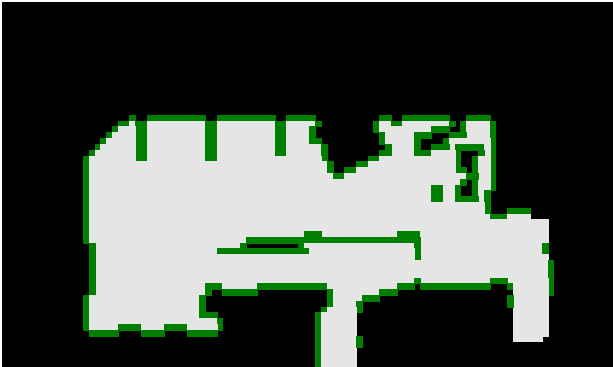
#> input picture mapLittle.png, 613 x 367 px
$ python car_parking_OpenCV_Controler-Save-16-05-25.py
#> lines starting #> are read from the running program, lines starting #| are printed output that depends on the picture; after the words box and inside, x2 and y2 are one past the last pixel; in counts of white or black regions, pixels touching at a corner belong together
### dubins_path_planner.py
import math

def angle_mod(theta):
    return (theta + math.pi) % (2 * math.pi) - math.pi

def dubins_LSL(alpha, beta, d):
    tmp0 = d + math.sin(alpha) - math.sin(beta)
    tmp1 = math.cos(beta) - math.cos(alpha)
    p_squared = tmp0 * tmp0 + tmp1 * tmp1
    if p_squared < 0:
        return None
    t = angle_mod(math.atan2(tmp1, tmp0) - alpha)
    p = math.sqrt(p_squared)
    q = angle_mod(beta - math.atan2(tmp1, tmp0))
    return t, p, q

def dubins_RSR(alpha, beta, d):
    tmp0 = d - math.sin(alpha) + math.sin(beta)
    tmp1 = math.cos(alpha) - math.cos(beta)
    p_squared = tmp0 * tmp0 + tmp1 * tmp1
    if p_squared < 0:
        return None
    t = angle_mod(alpha - math.atan2(tmp1, tmp0))
    p = math.sqrt(p_squared)
    q = angle_mod(-beta + math.atan2(tmp1, tmp0))
    return t, p, q

def dubins_LSR(alpha, beta, d):
    tmp0 = d - math.sin(alpha) - math.sin(beta)
    tmp2 = 2 + d*d - 2*math.cos(alpha - beta) + 2*d*(math.sin(alpha) + math.sin(beta))
    if tmp2 < 0:
        return None
    p = math.sqrt(tmp2)
    tmp1 = math.atan2(-math.cos(alpha) - math.cos(beta), tmp0) - math.atan2(-2.0, p)
    t = angle_mod(tmp1 - alpha)
    q = angle_mod(tmp1 - angle_mod(beta))
    return t, p, q

def dubins_RSL(alpha, beta, d):
    tmp0 = d + math.sin(alpha) + math.sin(beta)
    tmp2 = 2 + d*d - 2*math.cos(alpha - beta) + 2*d*(-math.sin(alpha) - math.sin(beta))
    if tmp2 < 0:
        return None
    p = math.sqrt(tmp2)
    tmp1 = math.atan2(math.cos(alpha) + math.cos(beta), tmp0) - math.atan2(2.0, p)
    t = angle_mod(alpha - tmp1)
    q = angle_mod(beta - tmp1)
    return t, p, q

def dubins_RLR(alpha, beta, d):
    tmp0 = (6. - d*d + 2*math.cos(alpha - beta) + 2*d*(math.sin(alpha) - math.sin(beta))) / 8.
    if abs(tmp0) > 1:
        return None
    p = angle_mod(2*math.pi - math.acos(tmp0))
    t = angle_mod(alpha - math.atan2(math.cos(alpha) - math.cos(beta), d - math.sin(alpha) + math.sin(beta)) + p/2.)
    q = angle_mod(alpha - beta - t + p)
    return t, p, q

def dubins_LRL(alpha, beta, d):
    tmp0 = (6. - d*d + 2*math.cos(alpha - beta) + 2*d*(-math.sin(alpha) + math.sin(beta))) / 8.
    if abs(tmp0) > 1:
        return None
    p = angle_mod(2*math.pi - math.acos(tmp0))
    t = angle_mod(-alpha - math.atan2(math.cos(alpha) - math.cos(beta), d + math.sin(alpha) - math.sin(beta)) + p/2.)
    q = angle_mod(beta - alpha - t + p)
    return t, p, q

def dubins_path_planner(q0, q1, radius):
    """
    q0, q1: [x, y, yaw] initial and goal poses
    radius: turning radius
    Returns:
        px, py, pyaw: empty lists (trajectory points can be added later)
        path_type: string
        lengths: list of segment lengths [t, p, q] scaled by radius
    """
    x0, y0, yaw0 = q0
    x1, y1, yaw1 = q1

    dx = x1 - x0
    dy = y1 - y0
    D = math.hypot(dx, dy)
    d = D / radius

    theta = angle_mod(math.atan2(dy, dx))
    alpha = angle_mod(yaw0 - theta)
    beta = angle_mod(yaw1 - theta)

    # Try all path types
    paths = []

    LSL = dubins_LSL(alpha, beta, d)
    if LSL is not None:
        paths.append(('LSL', LSL))

    RSR = dubins_RSR(alpha, beta, d)
    if RSR is not None:
        paths.append(('RSR', RSR))

    LSR = dubins_LSR(alpha, beta, d)
    if LSR is not None:
        paths.append(('LSR', LSR))

    RSL = dubins_RSL(alpha, beta, d)
    if RSL is not None:
        paths.append(('RSL', RSL))

    RLR = dubins_RLR(alpha, beta, d)
    if RLR is not None:
        paths.append(('RLR', RLR))

    LRL = dubins_LRL(alpha, beta, d)
    if LRL is not None:
        paths.append(('LRL', LRL))

    if not paths:
        raise RuntimeError("No Dubins path found")

    # Find minimal path length sum(t + p + q)
    best_path = min(paths, key=lambda x: sum(abs(seg) for seg in x[1]))
    path_type, (t, p, q) = best_path

    lengths = [abs(t)*radius, abs(p)*radius, abs(q)*radius]

    # px, py, pyaw can be generated here if needed
    px, py, pyaw = [], [], []

    return px, py, pyaw, path_type, lengths

### car_parking_OpenCV_Controler-Save-16-05-25.py
import cv2
import numpy as np
import math
import time
import heapq

"""
                A faire

> Vérifier comment fonctionnent prepare_obstacle_distance_map() et check_circular_collision_distance_2_circles()
    > Comprendre ce qu'est dist_map, dist_transform
        h, w = dist_map.shape # pas besoin de mettre le [:2]
> Améliorer la fonction de coût du A*, il faut prendre en compte theta
> Regarder si on ne peut pas définir qu'une seule fois les centre_x, radius ...


> Bien regarder comment fonctionne le Hybrid A* (notamment les continue)
"""


# Choix du mode :
# True : Mode de contrôle de la voiture avec les touches du clavier
# False : Mode car parking avec graphs
Control_Mode = True

# Paramètres de la voiture
Car_length = 20  # en pixels
Car_width = 10   # en pixels
L_essieux = 18   # distance entre les essieux (pixels)

# Exemple 1
#start = 150, 200, 0
#goal = 250, 150, np.pi/2

# Exemple 2
#start = 150, 300, np.pi/2
#goal = 250, 200, 0

# Exemple 3
start = 180, 140, -np.pi/2
goal = 250, 150, np.pi/2

# Exemple 4 : Créneau
start = 225, 170, 0
goal = 180, 150, 0

# Position initiale de la voiture
x = 180
y = 150
theta_deg = 0  # angle en degrés (0 = vers la droite)
theta = theta_deg*2*np.pi/360 # angle en radian

radius = int(math.hypot(Car_length, Car_width) / 2) + 2

# Compute circles

center_x = int(x + (Car_length / 4) * math.cos(theta))
center_y = int(y - (Car_width / 4) * math.sin(theta))

# Petits cercles
radius_small = radius // 2

center_x_1 = int(center_x - radius_small * math.cos(theta))
center_y_1 = int(center_y + radius_small * math.sin(theta))

center_x_2 = int(center_x + radius_small * math.cos(theta))
center_y_2 = int(center_y - radius_small * math.sin(theta))

# Chargement de la map
map_img = cv2.imread('mapLittle.png')
#> map_img is the input picture: shape (367, 613, 3); mean B, G, R 72, 79.9, 72
map_height, map_width, map_channels = map_img.shape
#> map_height = 367; map_width = 613; map_channels = 3
map_shape = [map_height, map_width]
#> map_shape = [367, 613]


########################################## Fonctions ##########################################


def draw_car(img, x, y, theta):
    """
    Dessine la voiture comme un rectangle orienté autour de l’essieu arrière.
    • img   :
    • x     : abscisse de la voiture
    • y     : ordonnée de la voiture
    • theta : orientation de la voiture (theta = 0 → voiture vers la droite)
    """

    # Calcul du centre de la voiture par rapport à l’essieu arrière, le rectangle étant dessiné à partir du centre géométrique de la voiture
    center_x = x + (Car_length/4) * math.cos(theta)
    center_y = y - (Car_width/4) * math.sin(theta)

    rect = ((center_x, center_y), (Car_length, Car_width), -np.degrees(theta))
    box = cv2.boxPoints(rect)
    box = np.int32(box)

    car_img = img.copy()
    cv2.drawContours(car_img, [box], 0, (0, 0, 255), -1)  # rouge

    # Afficher l’essieu arrière (centre de rotation) en vert
    cv2.circle(car_img, (int(x), int(y)), 2, (0, 255, 0), -1)

    return car_img


def move_car(x, y, theta, v, delta, dt=1.0):
    """
    Met à jour la position de la voiture en utilisant les équations basées sur le modèle de mouvement
    Input:
    • x     : abscisse de la voiture
    • y     : ordonnée de la voiture
    • theta : orientation de la voiture (theta = 0 → voiture vers la droite)
    • v     : vitesse de la voiture
    • delta : angle de braquage de la voiture
    • dt    : petit pas de temps

    Output:
    Nouvelles positions :
    • x
    • y
    • theta
    """
    x += v * math.cos(theta) * dt
    y -= v * math.sin(theta) * dt
    theta += (v / L_essieux) * math.tan(delta) * dt

    return x, y, theta


def prepare_obstacle_distance_map(img):
    """Crée une carte de distances aux obstacles à partir d'une image.
    Input:
    • img               :

    Output:

    • dist_transform    :
    """

    # Détection des obstacles (noir ou vert)
    is_black = np.all(img < [50, 50, 50], axis=-1)
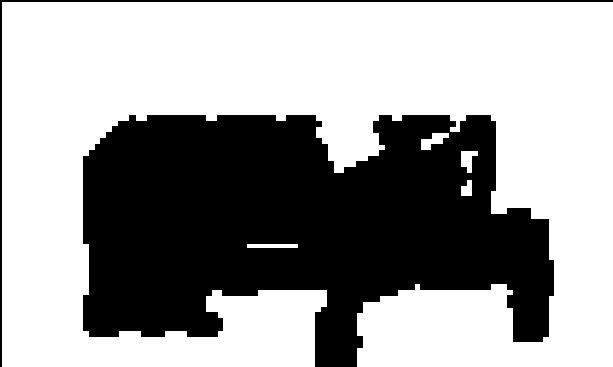
#> is_black: shape (367, 613) bool; 62.4% white; 2 black regions, box (x1, y1, x2, y2) and area: (83, 115, 554, 367) 82542, (0, 0, 613, 367) 1956
    is_green = np.all(np.logical_and(img >= [0, 100, 0], img <= [100, 255, 100]), axis=-1)
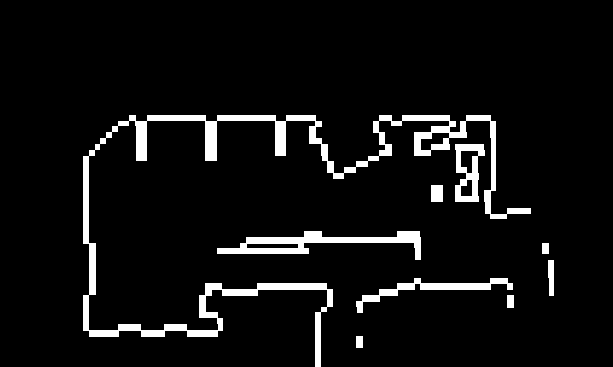
#> is_green: shape (367, 613) bool; 6.2% white; 9 white regions, largest, box (x1, y1, x2, y2) and area: (83, 115, 531, 367) 9225, (217, 231, 421, 260) 2071, (356, 278, 513, 313) 1145

    obstacle_mask = np.logical_or(is_black, is_green).astype(np.uint8) * 255
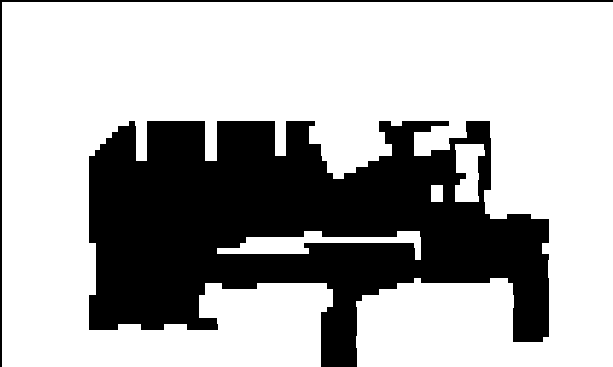
#> obstacle_mask: shape (367, 613); 68.7% white; 2 black regions, box (x1, y1, x2, y2) and area: (89, 121, 549, 367) 68517, (0, 0, 613, 367) 1956

    # Assurer que l'image est mono-canal
    if len(obstacle_mask.shape) == 3:
        obstacle_mask = cv2.cvtColor(obstacle_mask, cv2.COLOR_BGR2GRAY)

    # Inverser les obstacles : 0 pour obstacles, 255 pour espace libre
    free_space = cv2.bitwise_not(obstacle_mask)

    # Calcul de la distance aux obstacles
    dist_transform = cv2.distanceTransform(free_space, cv2.DIST_L2, 5)
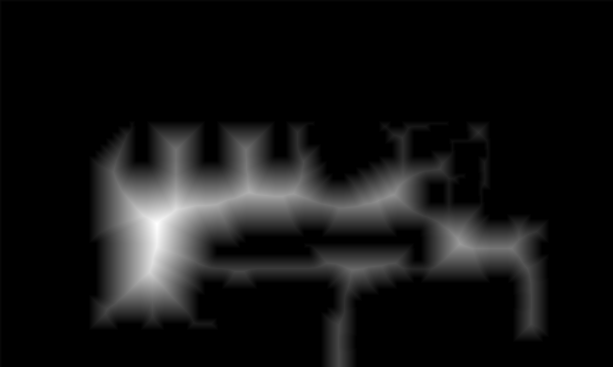
#> dist_transform: shape (367, 613) float32; min 0, max 64.94, mean 5.2; drawn with min black and max white
#> in draw_car, `cv2.drawContours(car_img, [box], 0, (0, 0, 255), -1)`:
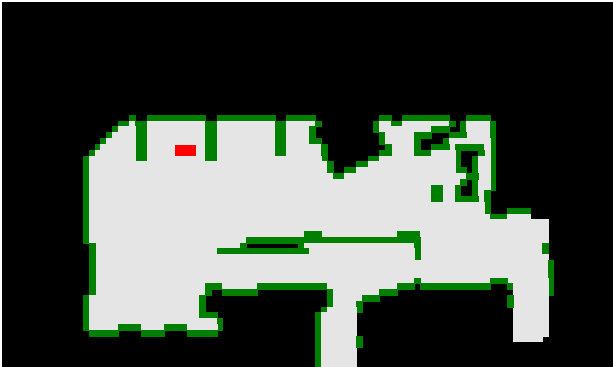
#> car_img: shape (367, 613, 3); 0.1% of pixels changed, all inside (x1, y1, x2, y2) = (175, 145, 196, 156)
#> in draw_car, `cv2.circle(car_img, (int(x), int(y)), 2, (0, 255, 0), -1)`: car_img: shape (367, 613, 3); 0.01% of pixels changed, all inside (x1, y1, x2, y2) = (178, 148, 183, 153)

    return dist_transform


# [17 lines left out: function compute_circles, not called in this run]

"""
Besoin de compute_circles() dans :
- check_circular_collision_distance_2_circles()
- La boucle de contrôle

"""


def check_circular_collision_distance_2_circles(dist_map, x, y, theta):
    """
    Détecte une collision basée sur la distance à l'obstacle à trois points (grand cercle + deux petits cercles).
    """
#> called with x = 180, y = 150, theta = 0
    #print(dist_map.shape[:2])
    #exit()

    Suspected_collision = False
    Collision = False

    # Définition des rayons des cercles
    radius = int(math.hypot(Car_length, Car_width) / 2) + 2 # Grand cercle
    radius_small = radius // 2 # Petits cercles

    # Définition des centres des cercles

    # Grand cercle
    center_x = int(x + (Car_length / 4) * math.cos(theta))
    center_y = int(y - (Car_width / 4) * math.sin(theta))

    # Petit cerlce 1
    center_x_1 = int(center_x - radius_small * math.cos(theta))
    center_y_1 = int(center_y + radius_small * math.sin(theta))

    # Petit cerlce 2
    center_x_2 = int(center_x + radius_small * math.cos(theta))
    center_y_2 = int(center_y - radius_small * math.sin(theta))

    h, w = dist_map.shape # pas besoin de mettre le [:2]
#> h = 367; w = 613

    def distance_at(cx, cy):
#> called with cx = 185, cy = 150
        if 0 <= cx < w and 0 <= cy < h:
            value = dist_map[cy, cx]
#> value = 20
            if isinstance(value, np.ndarray):
                return value[0]
            return value
        return float('inf')  # Hors image = pas de collision

    # Vérification de collision avec le grand cercle
    if distance_at(center_x, center_y) < radius:
        Suspected_collision = True

        # Vérification de collision avec les petits cercles
        if distance_at(center_x_1, center_y_1) < radius_small or distance_at(center_x_2, center_y_2) < radius_small:
            Collision = True


    # Créaction des cercles

    # On génère le grand cercle en bleu
    cv2.circle(display_img, (center_x, center_y), radius, (255, 0, 0), 2)  # Bleu
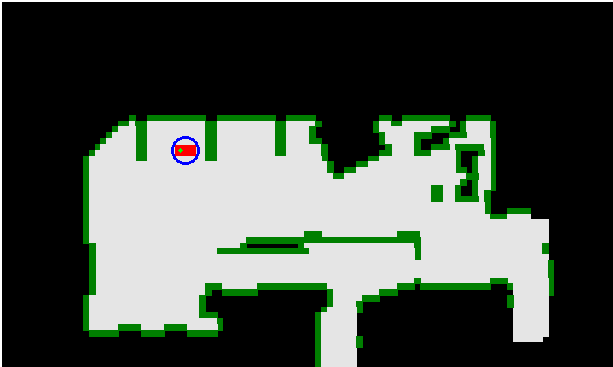
#> display_img: shape (367, 613, 3); mean B, G, R 71.8, 79.4, 71.7

    # Vérifier collision suspectée

    if Collision == True:
        print("❌ Collision détectée")

        # Si une collision est détectée, le grand cercle passe en rouge et le petits cercles aussi
        cv2.circle(display_img, (center_x, center_y), radius, (0, 0, 255), 2)            # Rouge
        cv2.circle(display_img, (center_x_1, center_y_1), radius_small, (0, 0, 255), 2)  # Rouge
        cv2.circle(display_img, (center_x_2, center_y_2), radius_small, (0, 0, 255), 2)  # Rouge

    elif Suspected_collision == True:
        print("⚠️ Collision suspectée")
        # Si une collision est suspectée, c'est simplement le grand cercle qui passe en rouge, les petits cercles sont en orange

        cv2.circle(display_img, (center_x, center_y), radius, (0, 0, 255), 2)              # Rouge
        cv2.circle(display_img, (center_x_1, center_y_1), radius_small, (0, 165, 255), 2)  # Orange
        cv2.circle(display_img, (center_x_2, center_y_2), radius_small, (0, 165, 255), 2)  # Orange


    return Suspected_collision, Collision


########################################## Contrôle de la voiture ##########################################


# Générer la carte de distance
dist_map = prepare_obstacle_distance_map(map_img)

display_img = draw_car(map_img, x, y, theta)


if Control_Mode == True:
    # --- Boucle principale ---

    while True:
        display_img = draw_car(map_img, x, y, theta)


        Suspected_collision, Collision = check_circular_collision_distance_2_circles(dist_map, x, y, theta)
#> Suspected_collision = False; Collision = False
        """
        # Afficher le cercle bleu au centre de la voiture (grande zone de détection)
        center_x = int(x + (Car_length / 4) * math.cos(theta))
        center_y = int(y - (Car_length / 4) * math.sin(theta))
        radius = int(math.hypot(Car_length / 2, Car_width / 2)) + 2

        # Calcul des petits cercles (orange)
        radius_small = radius // 2
        center_x_1 = int(center_x - radius_small* math.cos(theta))
        center_x_2 = int(center_x + radius_small* math.cos(theta))
        center_y_1 = int(center_y + radius_small* math.sin(theta))
        center_y_2 = int(center_y - radius_small* math.sin(theta))

        # On génère le grand cercle en bleu
        cv2.circle(display_img, (center_x, center_y), radius, (255, 0, 0), 2)  # Bleu

        # Vérifier collision suspectée

        if Collision == True:
            print("❌ Collision détectée")

            # Si une collision est détectée, le grand cercle passe en rouge et le petits cercles aussi
            cv2.circle(display_img, (center_x, center_y), radius, (0, 0, 255), 2)            # Rouge
            cv2.circle(display_img, (center_x_1, center_y_1), radius_small, (0, 0, 255), 2)  # Rouge
            cv2.circle(display_img, (center_x_2, center_y_2), radius_small, (0, 0, 255), 2)  # Rouge

        elif Suspected_collision == True:
            print("⚠️ Collision suspectée")
            # Si une collision est suspectée, c'est simplement le grand cercle qui passe en rouge, les petits cercles sont en orange

            cv2.circle(display_img, (center_x, center_y), radius, (0, 0, 255), 2)              # Rouge
            cv2.circle(display_img, (center_x_1, center_y_1), radius_small, (0, 165, 255), 2)  # Orange
            cv2.circle(display_img, (center_x_2, center_y_2), radius_small, (0, 165, 255), 2)  # Orange

        """

        # Affichage

        cv2.imshow('Car Parking Simulation', display_img)

        # Lecture de touche
        key = cv2.waitKey(100)
#> (key e is pressed here)
        if key == 27:  # ÉCHAP
            break

        # Commandes de mouvement
        move_map = {
            ord('z'): (5, 0),
            ord('s'): (-5, 0),
            ord('a'): (5, np.radians(30)),
            ord('e'): (5, np.radians(-30)),
            ord('q'): (-5, np.radians(30)),
            ord('d'): (-5, np.radians(-30)),
        }
        if key in move_map:
            v, delta = move_map[key]
            x, y, theta = move_car(x, y, theta, v, delta)

    cv2.destroyAllWindows()


########################################## Implémentation graphs ##########################################


import math
import heapq
from dubins_path_planner import dubins_path_planner


L_essieux = 18.0
rayon_min = 10.0
reverse_penalty = 5.0
turning_penalty = 2.0

class Node3D:
    def __init__(self, x, y, theta, g=0.0, h=0.0, parent=None, direction=1):
        self.x = x
        self.y = y
        self.theta = theta
        self.g = g
        self.h = h
        self.parent = parent
        self.direction = direction  # +1 marche avant, -1 marche arrière

    def f(self):
        return self.g + self.h

    def __lt__(self, other):
        return self.f() < other.f()

    def to_key(self):
        return (int(self.x), int(self.y), int(self.theta * 180 / math.pi) % 360)

def heuristic_dubins(current, goal):
    qs = [current.x, current.y, current.theta]
    qe = [goal.x, goal.y, goal.theta]
    turning_radius = rayon_min
    try:
        _, _, _, _, clen = dubins_path_planner(qs, qe, turning_radius)
        return sum(clen)  # longueur totale de l’arc Dubins
    except:
        return float('inf')  # au cas où le chemin serait invalide

def cost_motion(parent, child):
    dist = math.hypot(child.x - parent.x, child.y - parent.y)
    angle_diff = abs((child.theta - parent.theta + math.pi) % (2 * math.pi) - math.pi)
    cost = dist
    if child.direction == -1:
        cost += reverse_penalty
    if angle_diff > 0.01:
        cost += turning_penalty * angle_diff
    return parent.g + cost


######################################## A modifier
# On peut réutiliser les fonctions plus haut

def create_successors(node):
    successors = []
    for direction in [1, -1]:
        for delta_deg in [-30, 0, 30]:
            delta = math.radians(delta_deg)
            v = direction * 5.0
            x = node.x + v * math.cos(node.theta)
            y = node.y - v * math.sin(node.theta)
            new_theta = node.theta + (v / L_essieux) * math.tan(delta)
            successors.append(Node3D(x, y, new_theta, parent=node, direction=direction))
    return successors

def is_goal_reached(n, goal, pos_thresh=5.0, angle_thresh=0.2):
    dx, dy = n.x - goal.x, n.y - goal.y
    dtheta = abs((n.theta - goal.theta + math.pi) % (2 * math.pi) - math.pi)
    return math.hypot(dx, dy) < pos_thresh and dtheta < angle_thresh

def reconstruct_path(node):
    path = []
    while node:
        path.append((node.x, node.y, node.theta))
        node = node.parent
    return path[::-1]

def hybrid_a_star(start, goal, dist_map, map_shape):
    open_list = []
    closed_set = set()

    start_node = Node3D(*start)
    goal_node = Node3D(*goal)
    start_node.h = heuristic_dubins(start_node, goal_node)

    heapq.heappush(open_list, start_node)

    while open_list:
        current = heapq.heappop(open_list)
        key = current.to_key()

        if key in closed_set:
            continue
        closed_set.add(key)

        if is_goal_reached(current, goal_node):
            return reconstruct_path(current)

        for neighbor in create_successors(current):
            ix, iy = int(neighbor.x), int(neighbor.y)
            if not (0 <= ix < map_shape[1] and 0 <= iy < map_shape[0]):
                continue
            if dist_map[iy, ix] < 2:
                continue

            neighbor.g = cost_motion(current, neighbor)
            neighbor.h = heuristic_dubins(neighbor, goal_node)
            heapq.heappush(open_list, neighbor)

    return None


path = hybrid_a_star(start=start,
                     goal=goal,
                     dist_map=dist_map,
                     map_shape=map_shape)
#> path = [(225, 170, 0), (220, 170, -0.16), (215.1, 169.2, -0.321), (210.3, 167.6, -0.481), (205.9, 165.3, -0.642), (201.9, 162.3, -0.802), (198.4, 158.7, -0.642), (194.4, 155.7, -0.481), (190, 153.4, -0.481), (185.5, 151.1, -0.321), (180.8, 149.5, -0.16)]

#print(path)


########################################## Affichage du path ##########################################


# [35 lines left out: function replay_path_on_map, not called in this run]


if Control_Mode == False:
    replay_path_on_map(map_img, path, delay=100)
